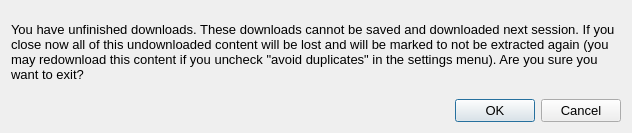
<?xml version="1.0" encoding="UTF-8"?>
<ui version="4.0">
 <class>Dialog</class>
 <widget class="QDialog" name="Dialog">
  <property name="geometry">
   <rect>
    <x>0</x>
    <y>0</y>
    <width>632</width>
    <height>133</height>
   </rect>
  </property>
  <property name="windowTitle">
   <string>Warning - Unfinished Downloads</string>
  </property>
  <layout class="QGridLayout" name="gridLayout_2">
   <item row="0" column="0">
    <layout class="QGridLayout" name="gridLayout">
     <item row="0" column="0">
      <widget class="QLabel" name="label">
       <property name="text">
        <string>&lt;html&gt;&lt;head/&gt;&lt;body&gt;&lt;p&gt;&lt;span style=&quot; font-size:10pt;&quot;&gt;You have unfinished downloads. These downloads cannot be saved and downloaded next session. If you close now all of this undownloaded content will be lost and will be marked to not be extracted again (you may redownload this content if you uncheck &amp;quot;avoid duplicates&amp;quot; in the settings menu). Are you sure you want to exit?&lt;/span&gt;&lt;/p&gt;&lt;/body&gt;&lt;/html&gt;</string>
       </property>
       <property name="wordWrap">
        <bool>true</bool>
       </property>
      </widget>
     </item>
    </layout>
   </item>
   <item row="1" column="0">
    <widget class="QDialogButtonBox" name="button_box">
     <property name="font">
      <font>
       <pointsize>10</pointsize>
      </font>
     </property>
     <property name="orientation">
      <enum>Qt::Horizontal</enum>
     </property>
     <property name="standardButtons">
      <set>QDialogButtonBox::Cancel|QDialogButtonBox::Ok</set>
     </property>
    </widget>
   </item>
  </layout>
 </widget>
 <resources/>
 <connections>
  <connection>
   <sender>button_box</sender>
   <signal>accepted()</signal>
   <receiver>Dialog</receiver>
   <slot>accept()</slot>
   <hints>
    <hint type="sourcelabel">
     <x>248</x>
     <y>254</y>
    </hint>
    <hint type="destinationlabel">
     <x>157</x>
     <y>274</y>
    </hint>
   </hints>
  </connection>
  <connection>
   <sender>button_box</sender>
   <signal>rejected()</signal>
   <receiver>Dialog</receiver>
   <slot>reject()</slot>
   <hints>
    <hint type="sourcelabel">
     <x>316</x>
     <y>260</y>
    </hint>
    <hint type="destinationlabel">
     <x>286</x>
     <y>274</y>
    </hint>
   </hints>
  </connection>
 </connections>
</ui>
